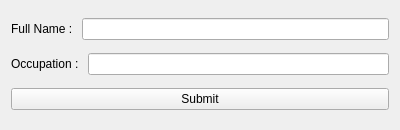
<?xml version="1.0" encoding="UTF-8"?>
<ui version="4.0">
 <class>Widget</class>
 <widget class="QWidget" name="Widget">
  <property name="geometry">
   <rect>
    <x>0</x>
    <y>0</y>
    <width>400</width>
    <height>130</height>
   </rect>
  </property>
  <property name="windowTitle">
   <string>Form</string>
  </property>
  <layout class="QVBoxLayout" name="verticalLayout">
   <item>
    <layout class="QHBoxLayout" name="horizontalLayout">
     <item>
      <widget class="QLabel" name="label">
       <property name="text">
        <string>Full Name : </string>
       </property>
      </widget>
     </item>
     <item>
      <widget class="QLineEdit" name="full_name_line_edit"/>
     </item>
    </layout>
   </item>
   <item>
    <layout class="QHBoxLayout" name="horizontalLayout_2">
     <item>
      <widget class="QLabel" name="label_2">
       <property name="text">
        <string>Occupation : </string>
       </property>
      </widget>
     </item>
     <item>
      <widget class="QLineEdit" name="occupation_line_edit"/>
     </item>
    </layout>
   </item>
   <item>
    <widget class="QPushButton" name="submit_btn">
     <property name="text">
      <string>Submit</string>
     </property>
    </widget>
   </item>
  </layout>
 </widget>
 <resources/>
 <connections/>
</ui>
